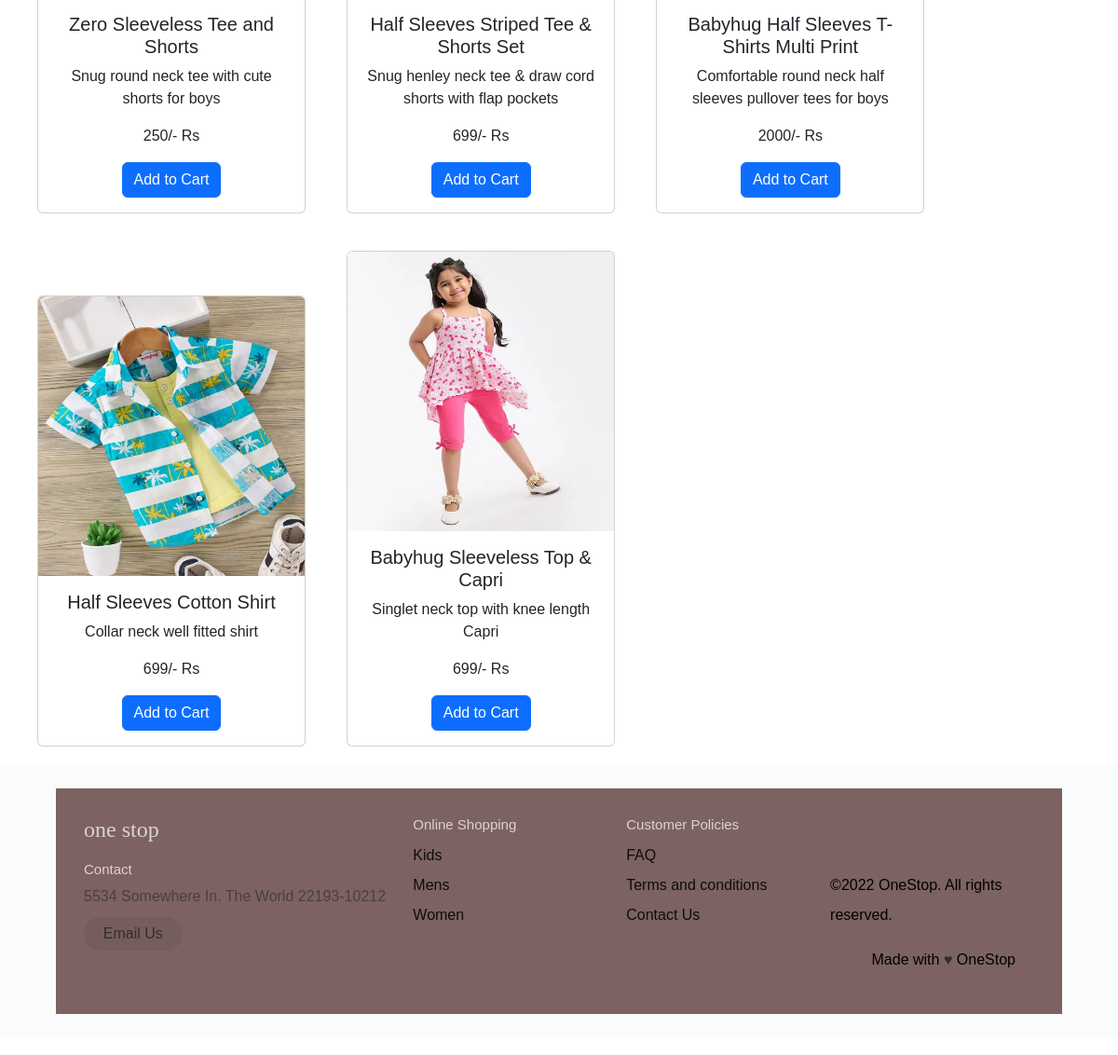
The app's page /kids/ (lower part), older data.
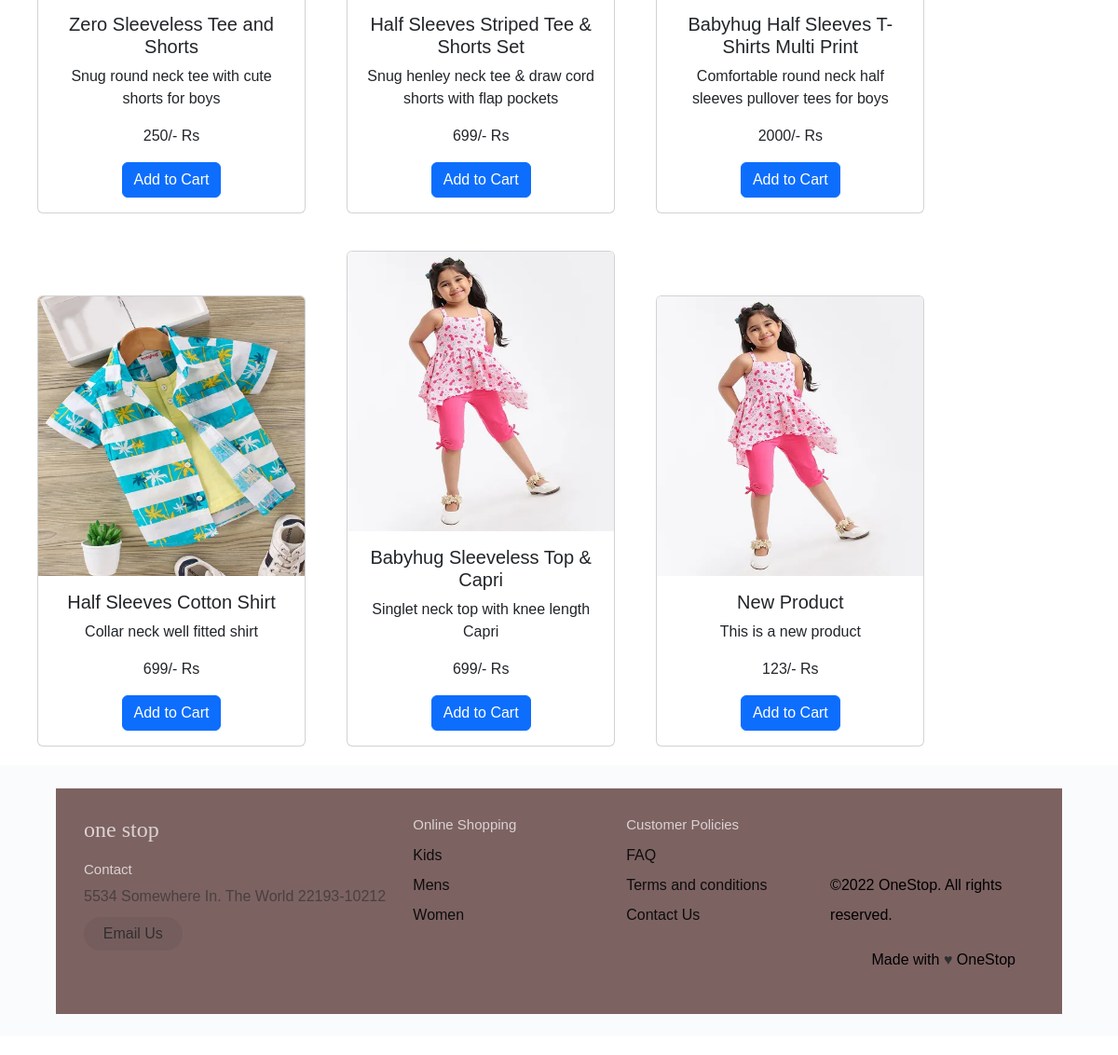
The same page, newer data.
### onestop/models.py (models this page shows, shortened)
class Products(models.Model):
    product_id  = models.AutoField(primary_key = True)
    listedBy = models.IntegerField(default=0)
    name = models.CharField(max_length = 200)
    price = models.IntegerField(default=0)
    category_choices = (
        ('Kids','Kids'),
        ('Mens','Mens'),
        ('Women','Women')
    )
    category = models.CharField(choices=category_choices, max_length = 5, default='none')
    sub_category = (
        ('Summer', 'Summer'),
        ('Winter', 'Winter')
    )
    sub_category = models.CharField(choices=sub_category, default='none', max_length=10)
    description = models.CharField(max_length = 500, default="")
    image = models.ImageField(upload_to='product_images', default='')

### onestop/views.py (the view, shortened to what this page needs)
# urls.py: path('kids/',views.kids_main, name='kids_main_page'),
def kids_main(request):
    kids_products = Products.objects.all().filter(category='Kids')
    context = {
        'kids_products' : kids_products
    }
    return render(request, 'kids_main.html', context)

### templates/kids_main.html (shortened to what this page needs)
<!DOCTYPE html>
<html lang="en">
<head>
    <link rel="stylesheet" href="/static/navbar.css">
    <link rel="stylesheet" href="/static/landing.css">
    <link rel="stylesheet" href="/static/land.css">
    <link rel="stylesheet" href="/static/cart.css">
    <link rel="stylesheet" href="https://cdn.jsdelivr.net/npm/bootstrap@5.2.3/dist/css/bootstrap.min.css">
</head>
<body>
      {% for i in kids_products %}
      <div class="card" style="width: 18rem; display: inline-block; margin-left: 2.5rem; margin-top: 40px;">
        <form method="post" action="/kids/">
            <img src="{{ i.image.url }}" class="card-img-top" alt="{{i.name}}" height="300px">
            <div class="card-body" style="text-align:center ;">
                <h5 class="card-title">{{ i.name }}</h5>
                <p class="card-text">{{ i.description }} </p>
                <p class="card-text">{{ i.price }}/- Rs</p>
                <input type="submit" name="btn" class="btn btn-primary" value="Add to Cart">
            </div>
        </form>
      </div>
      {% endfor %}
    <div id="end-container">
      <footer class="footer">
          <div class="footer__addr">
            <h1 class="footer__logo">One Stop</h1>
            <h2>Contact</h2>
            <address>
              5534 Somewhere In. The World 22193-10212<br>
              <a class="footer__btn" href="mailto:example@gmail.com">Email Us</a>
            </address>
          </div>
          <ul class="footer__nav">
            <li class="nav__item">
              <h2 class="nav__title">Online Shopping</h2>
              <ul class="nav__ul">
                <li>
                  <a href="/kids/">Kids</a>
                </li>
                <li>
                  <a href="/mens/">Mens</a>
                </li>
                <li>
                  <a href="/women/">Women</a>
                </li>
              </ul>
            </li>
            <li class="nav__item nav__item--extra">
              <h2 class="nav__title">Customer Policies</h2>
              <ul class="nav__ul nav__ul--extra">
                <li>
                  <a href="#">FAQ</a>
                </li>
                <li>
                  <a href="#">Terms and conditions</a>
                </li>
                <li>
                  <a href="#">Contact Us</a>
                </li>
              <div class="legal">
                <p><br>&copy;2022 OneStop. All rights reserved.</p>
                <div class="legal__links">
                  <span>Made with <span class="heart">♥</span> OneStop</span>
                </div>
</body>
</html>

### static/navbar.css (style rules this page uses)
* { margin: 0%; padding: 0%; box-sizing: border-box; }

### static/landing.css (style rules this page uses)
* { margin: 0%; padding: 0%; box-sizing: border-box; font-family: Whitney, -apple-system, BlinkMacSystemFont, Segoe UI, Roboto, Helvetica, Arial, sans-serif; }
#end-container { background-color: #fafbfc; margin: 20px auto; padding: 2% 5%; }

### static/land.css (style rules this page uses)
img { width:50px; background-color: white; }
.footer { display: flex; flex-flow: row wrap; padding: 30px 30px 20px 30px; color: #dbd2d2; background-color: rgb(125, 98, 98); border-top: 1px solid #f0f0f0; }
.footer > * { flex: 1 100%; }
.footer__addr { margin-right: 1.25em; margin-bottom: 2em; }
.footer__logo { font-family: 'Pacifico', cursive; font-weight: 400; text-transform: lowercase; font-size: 1.5rem; }
.footer__addr h2 { margin-top: 1.3em; font-size: 15px; font-weight: 400; }
.nav__title { font-weight: 400; font-size: 15px; }
.footer address { font-style: normal; color: rgb(73, 64, 64); }
.footer__btn { display: flex; align-items: center; justify-content: center; height: 36px; max-width: max-content; background-color: rgb(33, 33, 33, 0.07); border-radius: 100px; color: #2f2f2f; line-height: 0; margin: 0.6em 0; font-size: 1rem; padding: 0 1.3em; }
.footer ul { list-style: none; padding-left: 0; }
.footer li { line-height: 2em; }
.footer a { text-decoration: none; }
.footer__nav { display: flex; flex-flow: row wrap; }
.footer__nav > * { flex: 1 50%; margin-right: 1.25em; }
.nav__ul a { color: rgb(14, 13, 13); }
.nav__ul--extra { column-count: 2; column-gap: 1.25em; }
.legal { display: flex; flex-wrap: wrap; color: rgb(0, 0, 0); }
.legal__links { display: flex; align-items: center; }
.heart { color: #2f2f2f; }
@media screen and (min-width: 24.375em) { .legal .legal__links { margin-left: auto; } }
@media screen and (min-width: 40.375em) { .footer__nav > * { flex: 1; } }
@media screen and (min-width: 40.375em) { .nav__item--extra { flex-grow: 2; } }
@media screen and (min-width: 40.375em) { .footer__addr { flex: 1 0px; } }
@media screen and (min-width: 40.375em) { .footer__nav { flex: 2 0px; } }

### static/cart.css (style rules this page uses)
* { margin: 0px; padding: 0px; box-sizing: border-box; font-family:Whitney,Arial, Helvetica, sans-serif; }
a { text-decoration: none; font-size: 16px; color: white; }

Row changes from the older to the newer data that the page shows:
added Products: image (picture), name "New Product", description "This is a new product", price "123"
